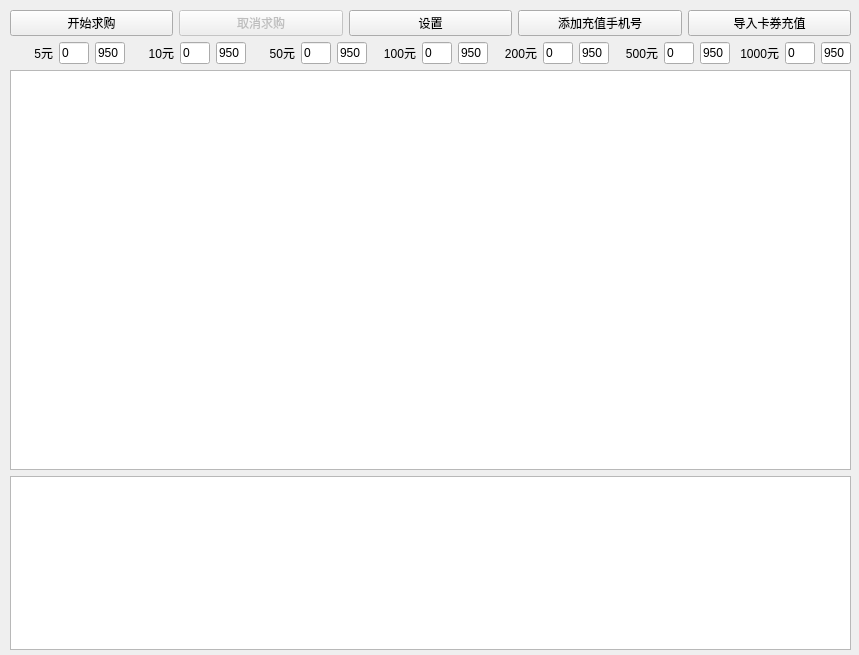
<?xml version="1.0" encoding="UTF-8"?>
<ui version="4.0">
 <class>MainWindow</class>
 <widget class="QMainWindow" name="MainWindow">
  <property name="geometry">
   <rect>
    <x>0</x>
    <y>0</y>
    <width>859</width>
    <height>655</height>
   </rect>
  </property>
  <property name="windowTitle">
   <string>卡券助手</string>
  </property>
  <widget class="QWidget" name="centralwidget">
   <widget class="QWidget" name="layoutWidget">
    <property name="geometry">
     <rect>
      <x>10</x>
      <y>10</y>
      <width>841</width>
      <height>640</height>
     </rect>
    </property>
    <layout class="QVBoxLayout" name="verticalLayout">
     <item>
      <layout class="QHBoxLayout" name="horizontalLayout">
       <item>
        <widget class="QPushButton" name="startBuyButton">
         <property name="text">
          <string>开始求购</string>
         </property>
        </widget>
       </item>
       <item>
        <widget class="QPushButton" name="cancelBuyButton">
         <property name="enabled">
          <bool>false</bool>
         </property>
         <property name="text">
          <string>取消求购</string>
         </property>
        </widget>
       </item>
       <item>
        <widget class="QPushButton" name="settingButton">
         <property name="text">
          <string>设置</string>
         </property>
        </widget>
       </item>
       <item>
        <widget class="QPushButton" name="addPhoneButton">
         <property name="text">
          <string>添加充值手机号</string>
         </property>
        </widget>
       </item>
       <item>
        <widget class="QPushButton" name="importChargeButton">
         <property name="text">
          <string>导入卡券充值</string>
         </property>
        </widget>
       </item>
      </layout>
     </item>
     <item>
      <layout class="QHBoxLayout" name="horizontalLayout_2">
       <item>
        <widget class="QLabel" name="label">
         <property name="text">
          <string>5元</string>
         </property>
         <property name="alignment">
          <set>Qt::AlignRight|Qt::AlignTrailing|Qt::AlignVCenter</set>
         </property>
        </widget>
       </item>
       <item>
        <widget class="QLineEdit" name="fv5CountEdit">
         <property name="maximumSize">
          <size>
           <width>30</width>
           <height>16777215</height>
          </size>
         </property>
         <property name="text">
          <string>0</string>
         </property>
        </widget>
       </item>
       <item>
        <widget class="QLineEdit" name="fv5DiscountEdit">
         <property name="maximumSize">
          <size>
           <width>30</width>
           <height>16777215</height>
          </size>
         </property>
         <property name="text">
          <string>950</string>
         </property>
        </widget>
       </item>
       <item>
        <widget class="QLabel" name="label_2">
         <property name="text">
          <string>10元</string>
         </property>
         <property name="alignment">
          <set>Qt::AlignRight|Qt::AlignTrailing|Qt::AlignVCenter</set>
         </property>
        </widget>
       </item>
       <item>
        <widget class="QLineEdit" name="fv10CountEdit">
         <property name="maximumSize">
          <size>
           <width>30</width>
           <height>16777215</height>
          </size>
         </property>
         <property name="text">
          <string>0</string>
         </property>
        </widget>
       </item>
       <item>
        <widget class="QLineEdit" name="fv10DiscountEdit">
         <property name="maximumSize">
          <size>
           <width>30</width>
           <height>16777215</height>
          </size>
         </property>
         <property name="text">
          <string>950</string>
         </property>
        </widget>
       </item>
       <item>
        <widget class="QLabel" name="label_3">
         <property name="text">
          <string>50元</string>
         </property>
         <property name="alignment">
          <set>Qt::AlignRight|Qt::AlignTrailing|Qt::AlignVCenter</set>
         </property>
        </widget>
       </item>
       <item>
        <widget class="QLineEdit" name="fv50CountEdit">
         <property name="maximumSize">
          <size>
           <width>30</width>
           <height>16777215</height>
          </size>
         </property>
         <property name="text">
          <string>0</string>
         </property>
        </widget>
       </item>
       <item>
        <widget class="QLineEdit" name="fv50DiscountEdit">
         <property name="maximumSize">
          <size>
           <width>30</width>
           <height>16777215</height>
          </size>
         </property>
         <property name="text">
          <string>950</string>
         </property>
        </widget>
       </item>
       <item>
        <widget class="QLabel" name="label_4">
         <property name="text">
          <string>100元</string>
         </property>
         <property name="alignment">
          <set>Qt::AlignRight|Qt::AlignTrailing|Qt::AlignVCenter</set>
         </property>
        </widget>
       </item>
       <item>
        <widget class="QLineEdit" name="fv100CountEdit">
         <property name="maximumSize">
          <size>
           <width>30</width>
           <height>16777215</height>
          </size>
         </property>
         <property name="text">
          <string>0</string>
         </property>
        </widget>
       </item>
       <item>
        <widget class="QLineEdit" name="fv100DiscountEdit">
         <property name="maximumSize">
          <size>
           <width>30</width>
           <height>16777215</height>
          </size>
         </property>
         <property name="text">
          <string>950</string>
         </property>
        </widget>
       </item>
       <item>
        <widget class="QLabel" name="label_5">
         <property name="text">
          <string>200元</string>
         </property>
         <property name="alignment">
          <set>Qt::AlignRight|Qt::AlignTrailing|Qt::AlignVCenter</set>
         </property>
        </widget>
       </item>
       <item>
        <widget class="QLineEdit" name="fv200CountEdit">
         <property name="maximumSize">
          <size>
           <width>30</width>
           <height>16777215</height>
          </size>
         </property>
         <property name="text">
          <string>0</string>
         </property>
        </widget>
       </item>
       <item>
        <widget class="QLineEdit" name="fv200DiscountEdit">
         <property name="maximumSize">
          <size>
           <width>30</width>
           <height>16777215</height>
          </size>
         </property>
         <property name="text">
          <string>950</string>
         </property>
        </widget>
       </item>
       <item>
        <widget class="QLabel" name="label_6">
         <property name="text">
          <string>500元</string>
         </property>
         <property name="alignment">
          <set>Qt::AlignRight|Qt::AlignTrailing|Qt::AlignVCenter</set>
         </property>
        </widget>
       </item>
       <item>
        <widget class="QLineEdit" name="fv500CountEdit">
         <property name="maximumSize">
          <size>
           <width>30</width>
           <height>16777215</height>
          </size>
         </property>
         <property name="text">
          <string>0</string>
         </property>
        </widget>
       </item>
       <item>
        <widget class="QLineEdit" name="fv500DiscountEdit">
         <property name="maximumSize">
          <size>
           <width>30</width>
           <height>16777215</height>
          </size>
         </property>
         <property name="text">
          <string>950</string>
         </property>
        </widget>
       </item>
       <item>
        <widget class="QLabel" name="label_7">
         <property name="text">
          <string>1000元</string>
         </property>
         <property name="alignment">
          <set>Qt::AlignRight|Qt::AlignTrailing|Qt::AlignVCenter</set>
         </property>
        </widget>
       </item>
       <item>
        <widget class="QLineEdit" name="fv1000CountEdit">
         <property name="maximumSize">
          <size>
           <width>30</width>
           <height>16777215</height>
          </size>
         </property>
         <property name="text">
          <string>0</string>
         </property>
        </widget>
       </item>
       <item>
        <widget class="QLineEdit" name="fv1000DiscountEdit">
         <property name="maximumSize">
          <size>
           <width>30</width>
           <height>16777215</height>
          </size>
         </property>
         <property name="text">
          <string>950</string>
         </property>
        </widget>
       </item>
      </layout>
     </item>
     <item>
      <widget class="QTableView" name="phoneTableView">
       <property name="minimumSize">
        <size>
         <width>0</width>
         <height>400</height>
        </size>
       </property>
       <property name="maximumSize">
        <size>
         <width>16777215</width>
         <height>400</height>
        </size>
       </property>
       <property name="editTriggers">
        <set>QAbstractItemView::NoEditTriggers</set>
       </property>
       <property name="selectionMode">
        <enum>QAbstractItemView::SingleSelection</enum>
       </property>
       <property name="selectionBehavior">
        <enum>QAbstractItemView::SelectRows</enum>
       </property>
       <attribute name="horizontalHeaderMinimumSectionSize">
        <number>100</number>
       </attribute>
       <attribute name="horizontalHeaderStretchLastSection">
        <bool>true</bool>
       </attribute>
      </widget>
     </item>
     <item>
      <widget class="QTextEdit" name="logEdit"/>
     </item>
    </layout>
   </widget>
  </widget>
 </widget>
 <resources/>
 <connections/>
</ui>
